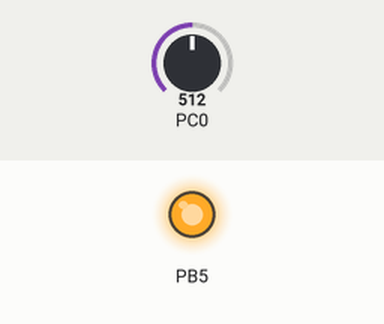
This program was run on a simulated ATmega328P, built with avr-gcc and emulated at 16 MHz. On the bench: output pins drawn as LEDs (lit = HIGH). The inputs (shaded band) are chosen by the test bench; at power-on: PC0 = 512. What the program prints to the serial monitor is not drawn.

Above: at 1.2 s.
1.3 s: PC0 set to 503
At 2.2 s:
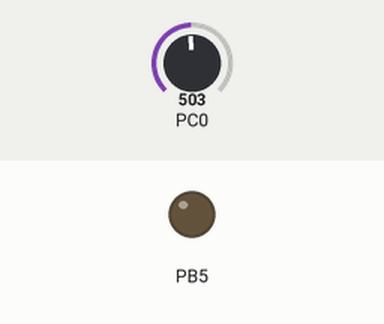
2.9 s: PC0 set to 522
At 3.5 s:
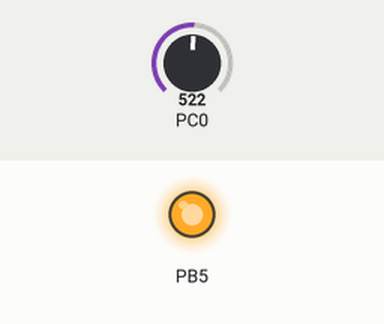
5.9 s: PC0 set to 511
At 7.2 s:
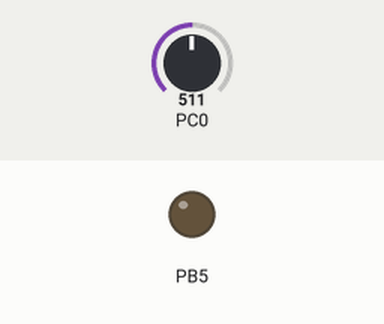
Timing chart, 0 to 8.9 s (numbered marks = the images above; inputs shaded):
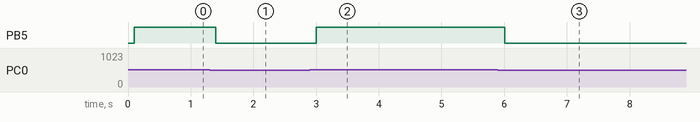

The program:

main.c
```c
/*
 * ADC.c
 *
 * Created: 11/13/2017 8:09:13 PM
 * Author : Lenovo
 */

#define F_CPU 16000000UL
#include <avr/io.h>
#include <util/delay.h>
#include <stdio.h>
#include <stdlib.h>
#include <string.h>


#define BAUD 19200
#define MYUBRR    F_CPU/16/BAUD-1

void init_uart(unsigned short uValue){
	// setting the baud rate
	UBRR0H =(unsigned char)  ( uValue>> 8);  // 0x00
	UBRR0L =(unsigned char) uValue;  // 0x0C
	// enabling TX & RX
	UCSR0B = (1<<RXEN0)|(1<<TXEN0);
	//UCSR0B = (1<<RXEN0)|(1<<TXEN0)|(1<<RXCIE0);
	UCSR0A = (1<<UDRE0);
	UCSR0C =  (1 << UCSZ01) | (1 << UCSZ00);    // Set frame: 8data, 1 stop

}

void uart_transmit(unsigned char data){
	while(!(UCSR0A & (1<<UDRE0))){};
	UDR0 = data;
}

unsigned uart_receive(void){
	while(!(UCSR0A) & (1<<RXEN0)){};
	PORTC = UDR0;
}

//Initialize ADC
void adc_init(){
	ADMUX = (1<<REFS0);
	//Prescaler of 128
	ADCSRA  = (1<<ADEN) | (1<<ADPS2) | (1<<ADPS1) | (1<<ADPS0);

}

//Read ADC value
uint16_t adc_read(uint8_t ch){
	ch &=0xf0;
	ADMUX |= ch;
	ADCSRA |=(1<<ADSC);
	while(ADCSRA & (1<<ADSC));
	return ADC;
}

void led_init(){
	DDRB |= (1<<PB5);
}

int main ()
{
	uint16_t res;
	init_uart(MYUBRR);
	adc_init();
	led_init();
	while(1){
		res = adc_read(0);
		char buffer [20];
		itoa (res,buffer,10);

		for (int j=0; j<20;j++)
		{
			//printf(buffer);
			PORTD ^= (1<< PD7);
			UDR0 = buffer[j];
			_delay_ms(5);
		}
		//uart_transmit(res);
		if(res>=512){
			PORTB |= (1<<PB5);
			//_delay_ms(100);
		}else{
			PORTB &= ~(1<<PB5);
			//_delay_ms(100);
		}
	}
	return 0;
}
```

Measured:
- the behaviour switches between 512 and 511 on PC0 (found by bisection; images 0 and 1)
- after the input at 1.3 s, PB5: HIGH → LOW after 0.10 s
- after the input at 2.9 s, PB5: LOW → HIGH after 0.10 s
- after the input at 5.9 s, PB5: HIGH → LOW after 0.11 s
